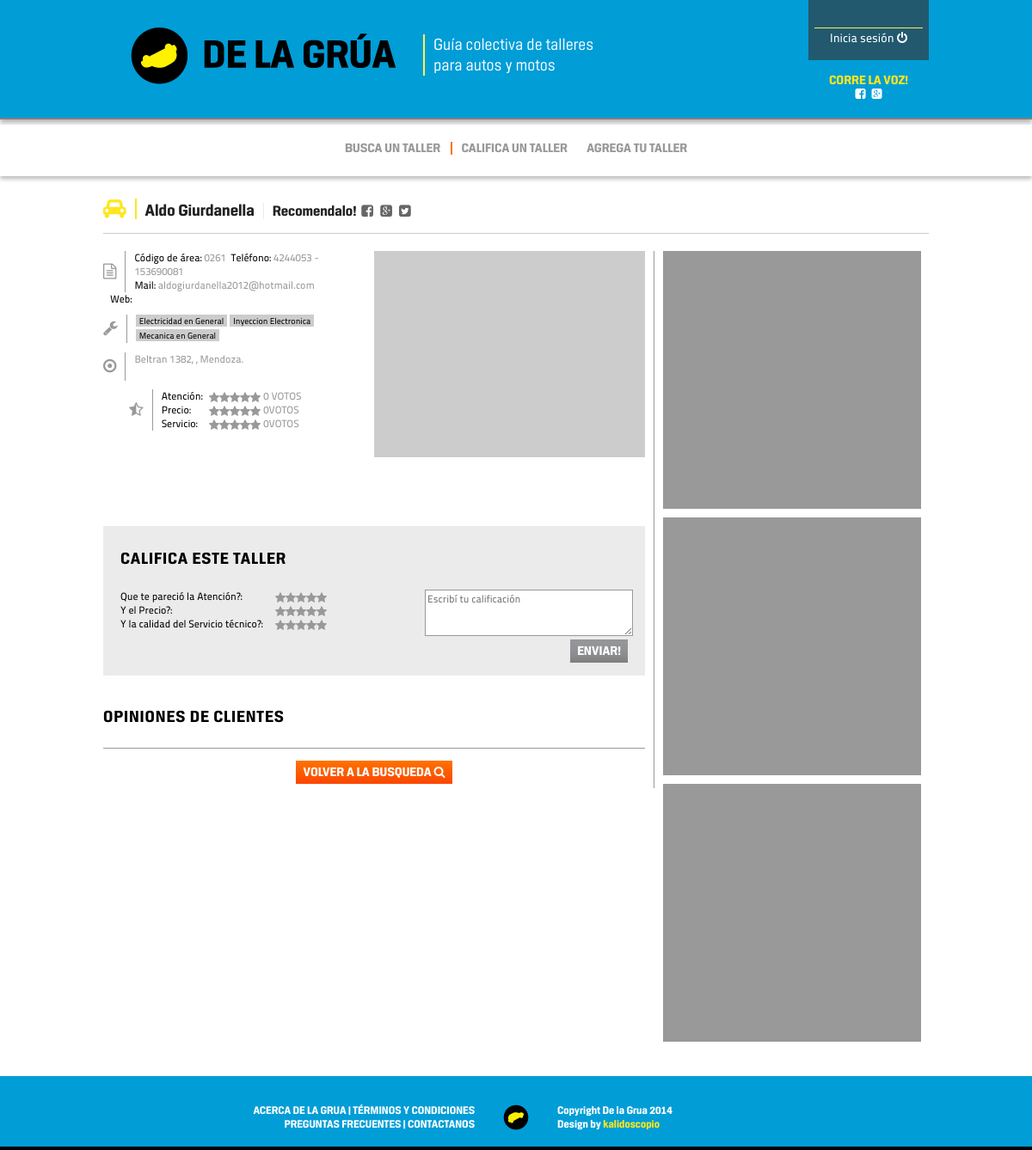
Screenshot of /taller_info.php?id=22 with the database file from the repository.
### tables this page shows
CREATE TABLE `dlg_taller` (
  `idtaller` int(11) NOT NULL AUTO_INCREMENT,
  `nombre` varchar(100) NOT NULL,
  `tipovehiculo` varchar(10) DEFAULT NULL,
  `idmarca` int(11) DEFAULT NULL,
  `idprovincia` varchar(255) DEFAULT NULL,
  `idlocalidad` varchar(255) DEFAULT NULL,
  `domicilio` varchar(255) DEFAULT NULL,
  `telefonocodarea` varchar(10) DEFAULT NULL,
  `telefono` varchar(50) DEFAULT NULL,
  `email` varchar(255) DEFAULT NULL,
  `web` varchar(255) DEFAULT NULL,
  `googlemap` text,
  `foto1` varchar(255) DEFAULT NULL,
  `foto2` varchar(255) DEFAULT NULL,
  `foto3` varchar(255) DEFAULT NULL,
  `activo` int(11) DEFAULT NULL,
  `atencion` bigint(20) NOT NULL DEFAULT '0',
  `precio` bigint(20) NOT NULL DEFAULT '0',
  `servicio` bigint(20) NOT NULL DEFAULT '0',
  `website` varchar(255) DEFAULT NULL,
  `url` varchar(255) DEFAULT NULL,
  `reference` varchar(255) DEFAULT NULL,
  `place_id` varchar(255) DEFAULT NULL,
  `direction` varchar(255) DEFAULT NULL,
  `administrative_area_level_1` varchar(255) DEFAULT NULL,
  `country_short` varchar(255) DEFAULT NULL,
  `country` varchar(255) DEFAULT NULL,
  `sublocality` varchar(255) DEFAULT NULL,
  `locality` varchar(255) DEFAULT NULL,
  `postal_code` varchar(255) DEFAULT NULL,
  `street_number` varchar(255) DEFAULT NULL,
  `route` varchar(255) DEFAULT NULL,
  `viewport` varchar(255) DEFAULT NULL,
  `bounds` varchar(255) DEFAULT NULL,
  `formatted_address` varchar(255) DEFAULT NULL,
  `location_type` varchar(255) DEFAULT NULL,
  `location` varchar(255) DEFAULT NULL,
  `lng` varchar(255) DEFAULT NULL,
  `lat` varchar(255) DEFAULT NULL,
  `point_of_interest` varchar(255) DEFAULT NULL,
  PRIMARY KEY (`idtaller`),
  KEY `idtaller` (`idtaller`)
);

CREATE TABLE `dlg_servicio` (
  `idservicio` int(11) NOT NULL AUTO_INCREMENT,
  `servicio` varchar(100) NOT NULL,
  PRIMARY KEY (`idservicio`),
  KEY `idservicio` (`idservicio`)
);

CREATE TABLE `dlg_provincia` (
  `idprovincia` int(11) NOT NULL AUTO_INCREMENT,
  `provincia` varchar(100) NOT NULL,
  PRIMARY KEY (`idprovincia`),
  KEY `idprovincia` (`idprovincia`)
);

### taller_info.php (the view, shortened to what the rows shown need)
<?php require_once('Connections/config.php'); ?>
<?php require_once('funciones.php'); ?>
<?php
$colname_registro = "-1";
if (isset($_GET['id'])) {
  $colname_registro = $_GET['id'];
}
$query_registro = sprintf("SELECT dlg_taller.idtaller, dlg_taller.nombre, dlg_taller.email, dlg_taller.web, dlg_taller.googlemap, dlg_taller.atencion, dlg_taller.precio, dlg_taller.servicio, dlg_taller.domicilio, dlg_localidad.localidad, dlg_provincia.provincia, dlg_taller.telefonocodarea, dlg_taller.telefono, dlg_taller.foto1, dlg_taller.foto2, dlg_taller.foto3 FROM dlg_taller LEFT JOIN dlg_localidad ON dlg_taller.idlocalidad = dlg_localidad.idlocalidad LEFT JOIN dlg_provincia ON dlg_taller.idprovincia = dlg_provincia.idprovincia WHERE idtaller = %s", GetSQLValueString($colname_registro, "int"));
$registro = mysql_query($query_registro, $config) or die(mysql_error());
$row_registro = mysql_fetch_assoc($registro);
$colname_registros = "-1";
if (isset($_GET['id'])) {
  $colname_registros = $_GET['id'];
}
$query_registros = sprintf("SELECT dlg_servicio.servicio FROM dlg_tallerservicio LEFT JOIN dlg_servicio ON dlg_tallerservicio.idservicio = dlg_servicio.idservicio WHERE dlg_tallerservicio.idtaller = %s ORDER BY dlg_servicio.servicio ASC", GetSQLValueString($colname_registros, "int"));
$registros = mysql_query($query_registros, $config) or die(mysql_error());
$row_registros = mysql_fetch_assoc($registros);
$totalRows_registros = mysql_num_rows($registros);
?>
<!DOCTYPE html>
 <html class="no-js">
<head>
<link rel="stylesheet" href="css/normalize.min.css">
<link rel="stylesheet" href="css/main.css">
<link href="css/grua.css" rel="stylesheet" type="text/css">
<link href="fonts/fuentes.css" rel="stylesheet" type="text/css">
<link href="font-awesome/css/font-awesome.min.css" rel="stylesheet" type="text/css">
<link rel="stylesheet" type="text/css" href="css/fancyapps/jquery.fancybox.css?v=2.1.5" media="screen" />
<link rel="stylesheet" href="css/nivo-slider/default/default.css" type="text/css" media="screen" />
<link rel="stylesheet" href="css/nivo-slider/nivo-slider.css" type="text/css" media="screen" />
</head>
<body>
<div class="wrapper">
<div class="contenido">
<div class="cont">
<div class="cont960">
<div class="resultados-busquedas">
<div class="uno"><a class="fa fa-car"></a><?php echo $row_registro['nombre']; ?>
<span class="corre">
  </span>
</div>
<div class="izquierda-grande">
     <div class="box">
           <div class="izq">
                <div class="box-iconos"><i class="fa fa-file-text-o"></i>
                <p>Código de área:<span class="gris"> <?php echo $row_registro['telefonocodarea']; ?></span>&nbsp;Teléfono:<span class="gris"> <?php echo $row_registro['telefono']; ?></span><br>
                Mail: <span class="gris"><a href="mailto:<?php echo $row_registro['email']; ?>" target="_blank" class="link-gris"><?php echo $row_registro['email']; ?></a></span><br>
                Web: <span class="gris"><a href="http://<?php echo $row_registro['web']; ?>" target="_blank" class="link-naranja"><?php echo $row_registro['web']; ?></a></span></p></div>
                <div class="box-iconos chico"><i class="fa fa-wrench"></i>
                <?php if ($totalRows_registros > 0) {  ?><?php do { ?><a class="b1"><?php echo $row_registros['servicio']; ?></a><?php } while ($row_registros = mysql_fetch_assoc($registros)); ?><?php }  ?></div>
                <div class="box-iconos chico"> <p><span class="gris"><?php echo $row_registro['domicilio']; ?>, , <?php echo $row_registro['provincia']; ?>.</span></p></div>
           </div>
        <div class="clasificar">
  		  <a name="califica_taller"></a><h1>CALIFICA ESTE TALLER</h1>
             </div>
           <div class="opiniones">
           <h1>OPINIONES DE CLIENTES</h1>
           </div>
     </div>
     <div class="volver-resultados">
     </div>
</div>
<div class="derecha">
<div class="box">
</div>
<div class="box">
</div>
<div class="box">
</div>
</div>
</div>
</div>
</div>
</div>
</div>
</body>
</html>

### rows the page displays
dlg_taller: nombre "Aldo Giurdanella", telefonocodarea "0261", telefono "4244053 - 153690081", email "aldogiurdanella2012@hotmail.com", domicilio "Beltran 1382", idprovincia.provincia "Mendoza"
dlg_servicio: servicio "Electricidad en General"
dlg_servicio: servicio "Inyeccion Electronica"
dlg_servicio: servicio "Mecanica en General"

### other values shown
$row_registro2['atencionvotos'] "0"
$row_registro2['preciovotos'] "0"
$row_registro2['serviciovotos'] "0"
